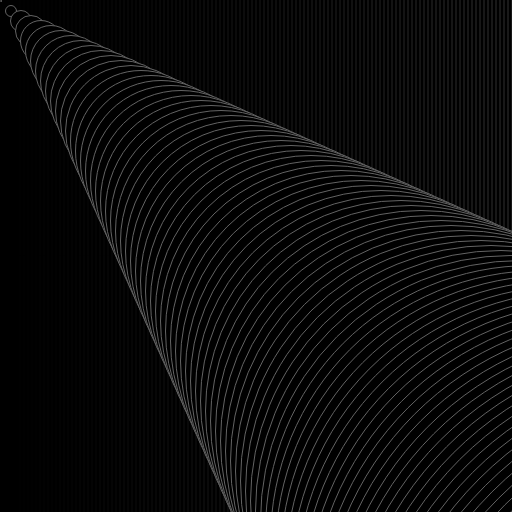
Frame 1 (no input)
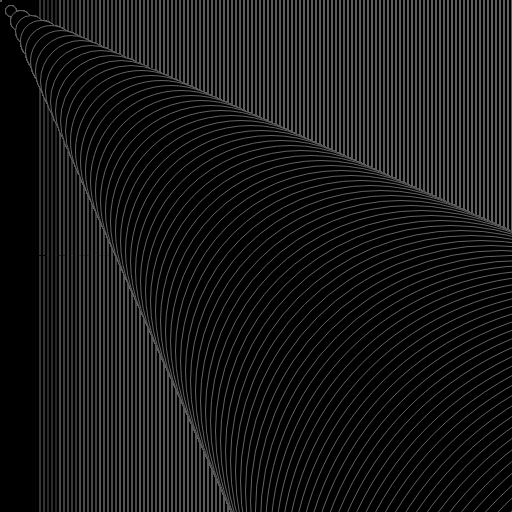
Frame 60 (no input)
Frame 120 (the mouse pressed at the canvas centre since frame 60): identical to frame 60, image omitted

The p5.js sketch that drew these frames (run headless with seeded random() and noise() and a simulated clock; from frame 60 on, the mouse is pressed at the canvas centre):

// p5.js sketch
// ── sketch.js
function setup() 
{
  createCanvas(512, 512);
  background(0);
  frameRate(24);
    
}

function draw()
{
  for(i = 0; i < 255; i++)
  { 
    stroke(100,i);
    line(i*4 , 512, i*4, 0,410);
  }
  
   for(a = 1; a < 800; a+=10)
  {
    fill(0);
    circle(a,a,a);

  }
  
    

}
